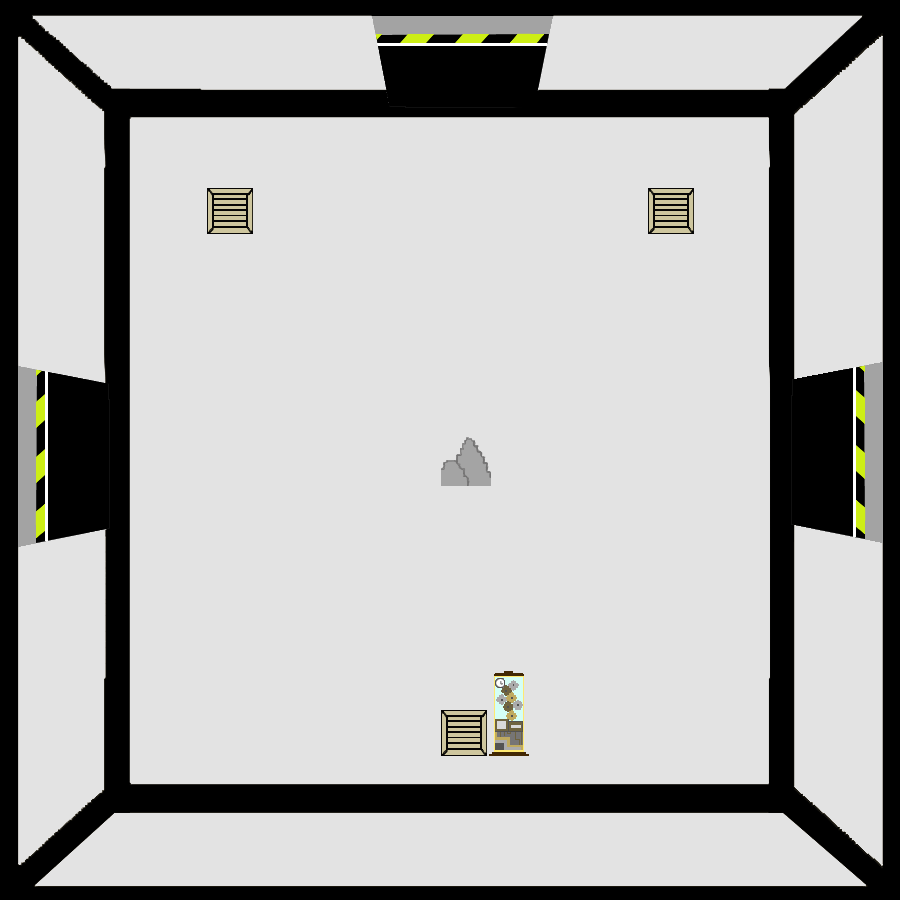

This game map was drawn from its Tiled (.tmx) file and the tilesets committed beside it. A one-line description and the trimmed map source follow:
An orthogonal 100x100 tile map with 9x9 px tiles, 2 tile layers (SALA, OBJETOS), 4 tilesets.

<map version="1.2" tiledversion="1.3.3" orientation="orthogonal" renderorder="right-down" width="100" height="100" tilewidth="9" tileheight="9" infinite="0" nextlayerid="3" nextobjectid="1">
 <tileset firstgid="1" source="LAB10.tsx" />
 <tileset firstgid="10001" source="ROCAS.tsx" />
 <tileset firstgid="10002" source="CAJA.tsx" />
 <tileset firstgid="10027" source="MAQUINA.tsx" />
 <layer id="1" name="SALA" width="100" height="100">
  <data>[10000 cells, 10000 non-empty, 10000 distinct tile ids]</data>
 </layer>
 <layer id="2" name="OBJETOS" width="100" height="100">
  <data>[10000 cells, 766 non-empty, 716 distinct tile ids]</data>
 </layer>
</map>
